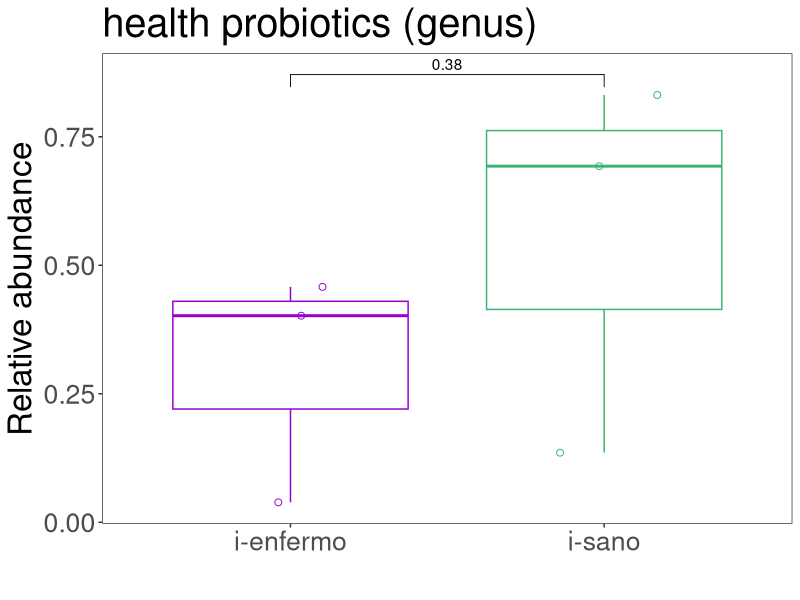
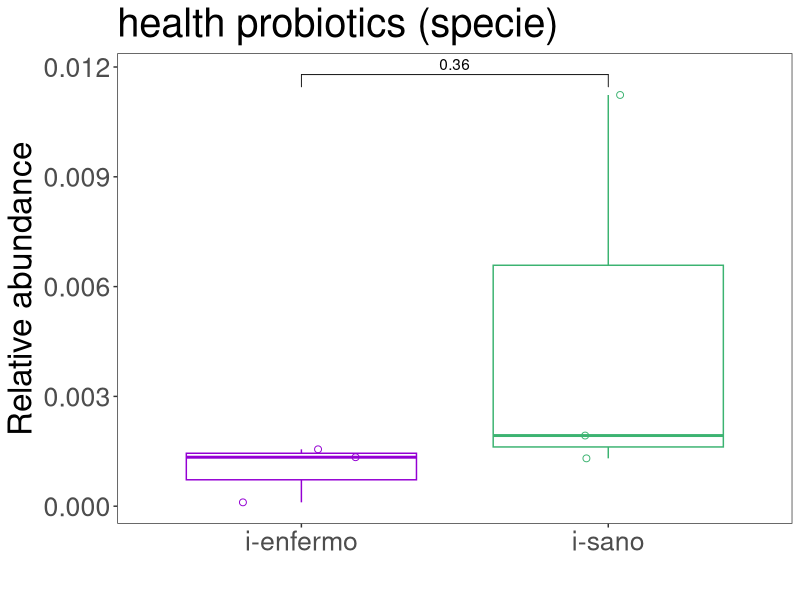
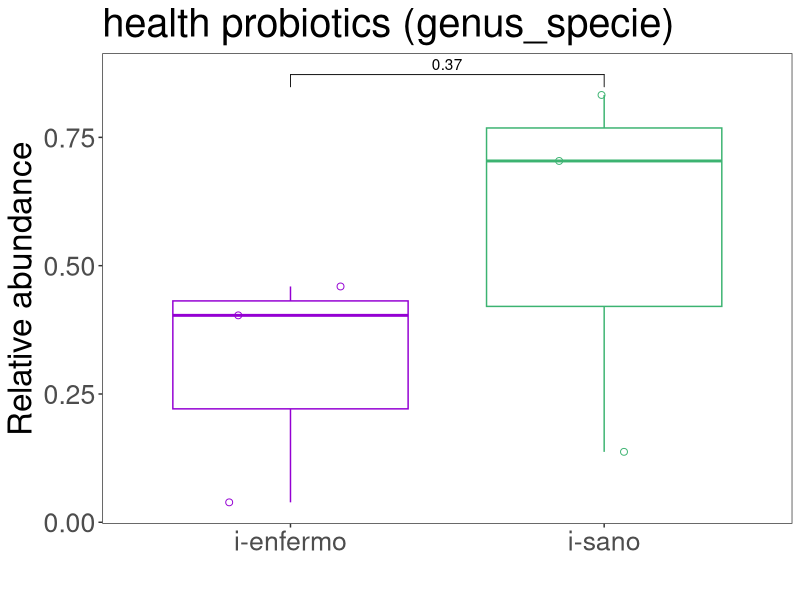

Here is the R script that generated these plots, in order:
#!/usr/bin/env Rscript
## Purpose of script: Boxplot with t_test test
## Last modification: 31.05.2020
## Author: luigui gallardo-becerra (bfllg77@gmail.com)

# Package installation
#install.packages("dplyr")
#install.packages("ggplot2")
#install.packages("ggpubr")
library("dplyr")
library("ggplot2")
library("ggpubr")

# Genus
# Data input
table_health_genus <- read.table(file = "./health_probiotics_genus.txt",
    sep = '\t',
    header = TRUE,
    row.names = 1)

# Define colors
colors <- c("darkviolet", "mediumseagreen")

# Boxplot
p_value <- list(c("i-sano", "i-enfermo"))
boxplot <- ggplot(table_health_genus, 
    aes(x = group,
    y = average)) +
geom_boxplot(aes(color = group),
    outlier.shape = NA) +
geom_point(aes(color = group),
    size = 2,
    shape = 21,
    position = position_jitterdodge()) +
theme_test() +
theme(legend.position = "none") +
labs(x = "",
    y = "Relative abundance",
    title = "health probiotics (genus)") +
scale_color_manual(values = colors) +
theme(text = element_text(size = 24),
    axis.title.y = element_text(size = 24)) +
stat_compare_means(comparisons = p_value,
    method = "t.test") +
theme(text = element_text(size = 24),
    axis.title.y = element_text(size = 24))

# Creation of pdf
pdf(file = "health_probiotics_genus_t_test.pdf")
    print(boxplot)
dev.off()

# Specie
# Data input
table_health_specie <- read.table(file = "./health_probiotics_specie.txt",
    sep = '\t',
    header = TRUE,
    row.names = 1)

# Define colors
colors <- c("darkviolet", "mediumseagreen")

# Boxplot
p_value <- list(c("i-sano", "i-enfermo"))
boxplot <- ggplot(table_health_specie, 
    aes(x = group,
    y = average)) +
geom_boxplot(aes(color = group),
    outlier.shape = NA) +
geom_point(aes(color = group),
    size = 2,
    shape = 21,
    position = position_jitterdodge()) +
theme_test() +
theme(legend.position = "none") +
labs(x = "",
    y = "Relative abundance",
    title = "health probiotics (specie)") +
scale_color_manual(values = colors) +
theme(text = element_text(size = 24),
    axis.title.y = element_text(size = 24)) +
stat_compare_means(comparisons = p_value,
    method = "t.test") +
theme(text = element_text(size = 24),
    axis.title.y = element_text(size = 24))

# Creation of pdf
pdf(file = "health_probiotics_specie_t_test.pdf")
    print(boxplot)
dev.off()

# Genus-specie
# Data input
table_health_genus_specie <- read.table(file = "./health_probiotics_genus-specie.txt",
    sep = '\t',
    header = TRUE,
    row.names = 1)

# Define colors
colors <- c("darkviolet", "mediumseagreen")

# Boxplot
p_value <- list(c("i-sano", "i-enfermo"))
boxplot <- ggplot(table_health_genus_specie, 
    aes(x = group,
    y = average)) +
geom_boxplot(aes(color = group),
    outlier.shape = NA) +
geom_point(aes(color = group),
    size = 2,
    shape = 21,
    position = position_jitterdodge()) +
theme_test() +
theme(legend.position = "none") +
labs(x = "",
    y = "Relative abundance",
    title = "health probiotics (genus_specie)") +
scale_color_manual(values = colors) +
theme(text = element_text(size = 24),
    axis.title.y = element_text(size = 24)) +
stat_compare_means(comparisons = p_value,
    method = "t.test") +
theme(text = element_text(size = 24),
    axis.title.y = element_text(size = 24))

# Creation of pdf
pdf(file = "health_probiotics_genus_specie_t_test.pdf")
    print(boxplot)
dev.off()